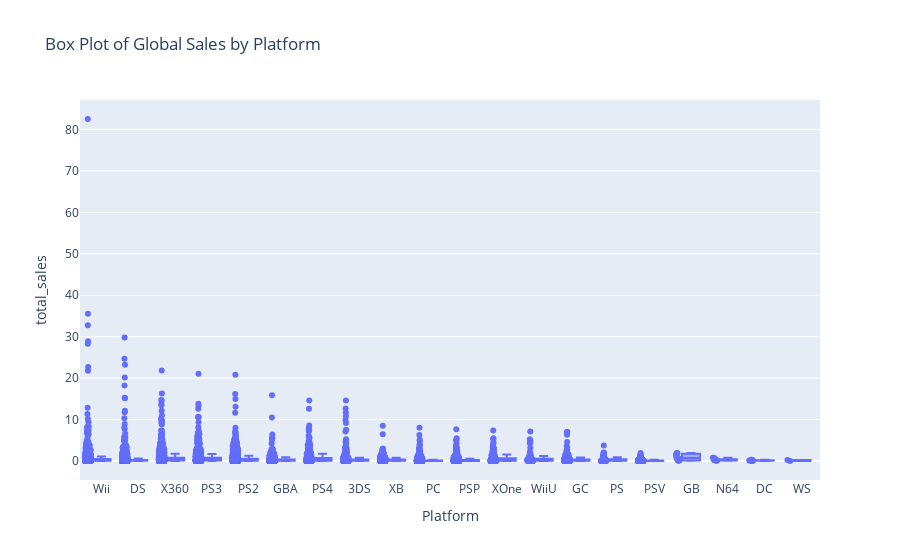

Source (notebook cell):
### Markdown cell above
# Build a box plot for the global sales of all games, broken down by platform. Are the differences in sales significant? What about average sales on various platforms? Describe your findings.Yes, PCFX barely had any sales while the Wii really outperformed his competition.Overall averages sales for the platform Gameboy leads while Wii came in 4th.

### Code cell
# Create a box plot for global sales by platform
fig = px.box(
    dfnew,
    x='platform',
    y='total_sales',
    title="Box Plot of Global Sales by Platform",
    labels={'platform': 'Platform', 'total_saless': 'Global Sales (in millions)'},
    points="all"  # Show all data points along with the box plot
)

# Show the plot
fig.show()

### Figure 1 — Plotly figure (JSON) as saved in the notebook; plotly's stock layout.template omitted (floating-point values rounded to 4 significant figures; data arrays with more than 128 entries replaced by an {"elided": "..."} marker saying what was removed)
{"data": [{"alignmentgroup": "True", "boxpoints": "all", "hovertemplate": "Platform=%{x}<br>total_sales=%{y}<extra></extra>", "legendgroup": "", "marker": {"color": "#636efa"}, "name": "", "notched": false, "offsetgroup": "", "orientation": "v", "showlegend": false, "type": "box", "x": {"elided": "14120 str values"}, "x0": " ", "xaxis": "x", "y": {"elided": "14120 float values"}, "y0": " ", "yaxis": "y"}], "layout": {"boxmode": "group", "legend": {"tracegroupgap": 0}, "title": {"text": "Box Plot of Global Sales by Platform"}, "xaxis": {"anchor": "y", "domain": [0, 1], "title": {"text": "Platform"}}, "yaxis": {"anchor": "x", "domain": [0, 1], "title": {"text": "total_sales"}}}}
